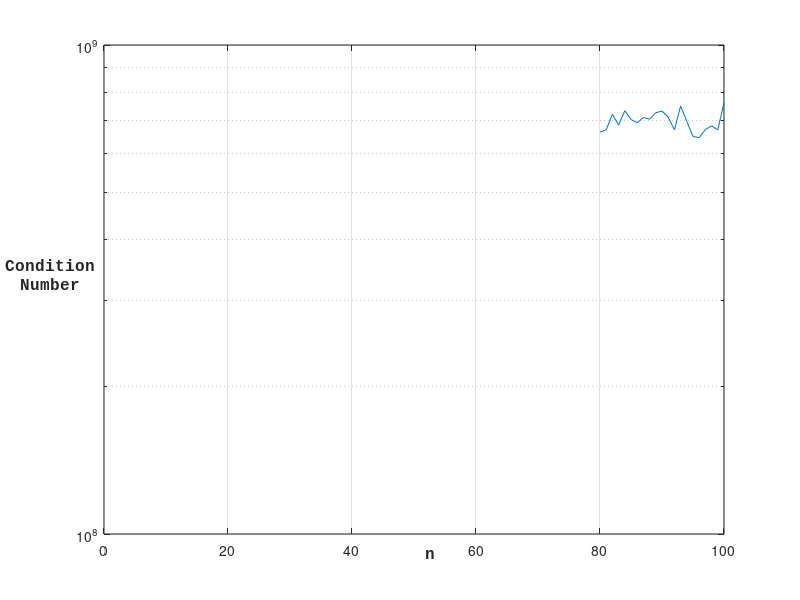

Write MATLAB code to recreate this figure.
clear
clc

m = 100;
relIn = zeros(1,m);
relOut = zeros(1,m);

for i = 80:m
    p = poly(1:i);
    
    sum = 0;
    In = zeros(1,i+1);
    Out = zeros(1,i+1);
    
    for j = 1:50
        
        tilde_p = p + 10^(-10) * p .* rand(1,i+1);
        In = In + abs( (tilde_p - p)./p );       
        
        r = roots(p);
        tilde_r = roots(tilde_p);
        Out = abs( (tilde_r - r)./r );
    end
    
    relIn(i) = 0.02 * max(In);
    relOut(i) = 0.02 * max(Out);
end

Cond = relOut ./ relIn;

figure

semilogy(1:m, Cond);
%axis([0 31 10^(-2) 10^(12)])
grid on

Y = ylabel({'\fontname{Courier New} \fontsize{16} \bf Condition';'\fontname{Courier New} \fontsize{16} \bf Number'}, 'Rotation',0);
X = xlabel('\fontname{Courier New} \fontsize{16} \bf n', 'FontSize',16);

set(Y, 'Units', 'Normalized', 'Position', [-0.11, 0.5, 0]);
set(X, 'Units', 'Normalized', 'Position', [0.5, -0.03, 0]);